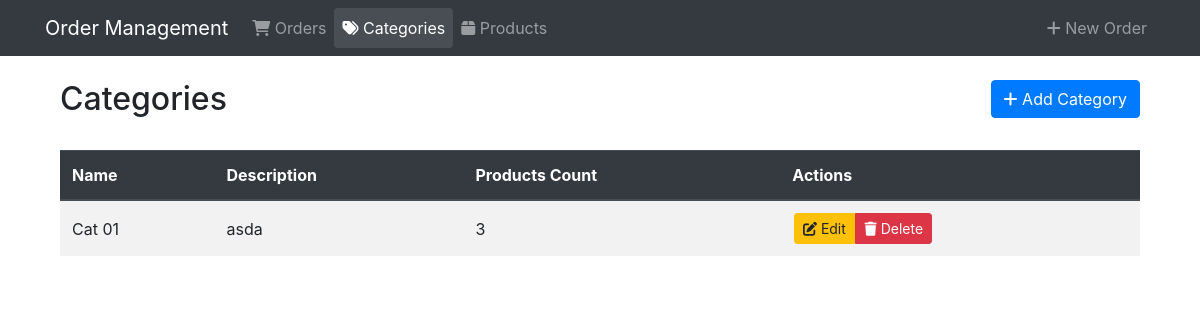
Page /categories/ on the committed database.
### orders/models.py (models this page shows, shortened)
class ProductCategory(models.Model):
    name = models.CharField(max_length=100)
    description = models.TextField(blank=True, null=True)
    class Meta:
        verbose_name_plural = "Product Categories"

### orders/views.py (the view)
# urls.py: path('categories/', category_list, name='category_list'),
def category_list(request):
    categories = ProductCategory.objects.all()
    return render(request, 'orders/category_list.html', {'categories': categories})

### orders/templates/orders/category_list.html (shortened to what this page needs)
{% extends 'base.html' %}
{% block content %}
<div class="container mt-4">
    <div class="row mb-4">
        <div class="col">
            <h2>Categories</h2>
        </div>
        <div class="col text-right">
            <button type="button" class="btn btn-primary" data-toggle="modal" data-target="#addCategoryModal">
                <i class="fas fa-plus"></i> Add Category
            </button>
        </div>
    </div>
    <div class="table-responsive">
        <table class="table table-striped table-hover">
            <thead class="thead-dark">
                <tr>
                    <th>Name</th>
                    <th>Description</th>
                    <th>Products Count</th>
                    <th>Actions</th>
                </tr>
            </thead>
            <tbody>
                {% for category in categories %}
                <tr>
                    <td>{{ category.name }}</td>
                    <td>{{ category.description|default:"-" }}</td>
                    <td>{{ category.products.count }}</td>
                    <td>
                        <div class="btn-group" role="group">
                            <button type="button" class="btn btn-warning btn-sm" data-toggle="modal" data-target="#editCategoryModal{{ category.id }}">
                                <i class="fas fa-edit"></i> Edit
                            </button>
                            <button type="button" class="btn btn-danger btn-sm" data-toggle="modal" data-target="#deleteCategoryModal{{ category.id }}">
                                <i class="fas fa-trash"></i> Delete
                            </button>
                        </div>
                    </td>
                </tr>
                {% empty %}
                <tr>
                    <td colspan="4" class="text-center">No categories found.</td>
                </tr>
                {% endfor %}
            </tbody>
        </table>
    </div>
</div>
{% endblock %}

### orders/templates/base.html (style rules this page uses)
.btn-group-sm > .btn, .btn-sm { padding: .25rem .5rem; margin: 0 .1rem; }
.table td, .table th { vertical-align: middle; }

### rows in the picture
ProductCategory: name "Cat 01", description "asda", products.count "3"
